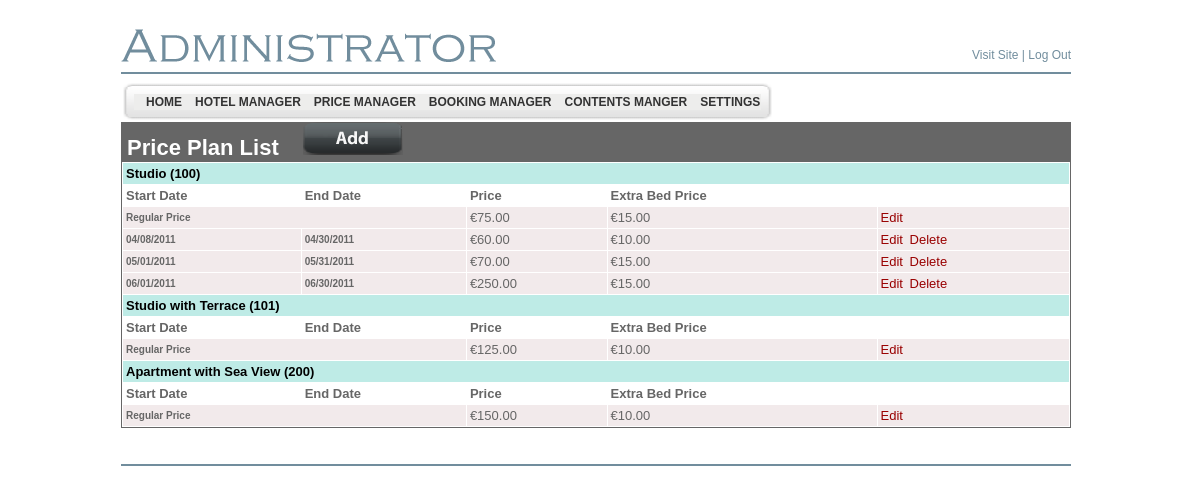
The app's page /LiculApartments/admin/room_price_list.php (signed in) with its own data.
### tables this page shows
CREATE TABLE `bsi_adminmenu` (
  `id` int(4) NOT NULL AUTO_INCREMENT,
  `name` varchar(200) NOT NULL DEFAULT '',
  `url` varchar(200) DEFAULT NULL,
  `menu_desc` varchar(200) NOT NULL DEFAULT '',
  `parent_id` int(4) DEFAULT '0',
  `status` enum('Y','N') DEFAULT 'Y',
  `ord` int(5) NOT NULL DEFAULT '0',
  `privileges` int(11) NOT NULL,
  PRIMARY KEY (`id`),
  UNIQUE KEY `kid` (`name`,`parent_id`)
);

CREATE TABLE `bsi_room_price` (
  `id` int(10) NOT NULL AUTO_INCREMENT,
  `room_id` int(10) NOT NULL,
  `start_date` date DEFAULT NULL,
  `end_date` date DEFAULT NULL,
  `price` decimal(10,2) NOT NULL DEFAULT '0.00',
  `extrabed` decimal(10,2) DEFAULT '0.00',
  `default_plan` tinyint(1) NOT NULL DEFAULT '0',
  PRIMARY KEY (`id`),
  KEY `priceplan` (`start_date`,`end_date`),
  KEY `UNQ_default_plan` (`room_id`) USING BTREE,
  CONSTRAINT `FK_room` FOREIGN KEY (`room_id`) REFERENCES `bsi_rooms` (`id`) ON DELETE CASCADE ON UPDATE CASCADE
);

CREATE TABLE `bsi_rooms` (
  `id` int(10) NOT NULL AUTO_INCREMENT,
  `room_number` varchar(255) NOT NULL,
  `room_name` text NOT NULL,
  `room_desc_en` text,
  `room_desc_hr` text,
  `room_desc_de` text,
  `room_desc_it` text,
  `extra_bed` tinyint(1) NOT NULL DEFAULT '0',
  `capacity` tinyint(2) NOT NULL,
  `is_apartment` tinyint(1) NOT NULL,
  PRIMARY KEY (`id`)
);

### LiculApartments/includes/SystemConfiguration.class.php (called while the page is built, shortened)
<?php
class SystemConfiguration
{
	private $config = array();
	private static $timeZoneKey = "conf_hotel_timezone";
	private static $currencySymbolKey = "conf_currency_symbol";
	private static $currencyBeforeAmountKey = "conf_currency_before_amount";
	private static $decimalSeparatorSymbolKey = "conf_decimal_symbol";
	private static $thousandSeparatorSymbolKey = "conf_thousand_symbol";
	public function __construct($fetchFromDb = true)
	{
		if ($fetchFromDb)
		{
			$selectQuery = mysql_query ("SELECT IFNULL(conf_key, false) AS conf_key, IFNULL(conf_value,false) AS conf_value FROM bsi_configure");
			while ($currentRow = mysql_fetch_assoc($selectQuery))
			{
				if ($currentRow["conf_key"])
				{
					if ($currentRow["conf_value"])
					{
						$this->config[trim ($currentRow["conf_key"])] = trim($currentRow["conf_value"]);
					}
					else
					{
						$this->config[trim($currentRow["conf_key"])] = false;
					}
				}
			}
			date_default_timezone_set($this->config[SystemConfiguration::$timeZoneKey]);
		}
	}
	public function getCurrencySymbol()
    {
        return $this->config[SystemConfiguration::$currencySymbolKey];
    }
	public function istCurrencyBeforeAmount()
    {
        return intval($this->config[SystemConfiguration::$currencyBeforeAmountKey]) == 1;
    }
	public function getDecimalPoint()
    {
        return $this->config[SystemConfiguration::$decimalSeparatorSymbolKey];
    }
	public function getThousandSeparator()
    {
        return $this->config[SystemConfiguration::$thousandSeparatorSymbolKey];
    }
	public function formatCurrency($amount)
    {
		$amount = floatval($amount);
		if ($this->istCurrencyBeforeAmount())
		{
			return $this->getCurrencySymbol() . number_format($amount, 2 , $this->getDecimalPoint(), $this->getThousandSeparator());
		}
		return number_format($amount, 2 , $this->getDecimalPoint(), $this->getThousandSeparator()) . $this->getCurrencySymbol();
    }
}
$systemConfiguration = new SystemConfiguration();
?>

### LiculApartments/admin/room_price_list.php (the view, shortened to what this page needs)
<?php
require_once ("../includes/SystemConfiguration.class.php");
global $systemConfiguration;
include ("header.php");
?>
</td>
</tr>
<tr>
	<td valign="top" align="left" width="100%">
		<table align="left" width="100%" border="0" cellspacing="0" cellpadding="0">
		    <tr>
		        <td align="left" valign="top" style="font-size: 12px; font-family: Arial, Helvetica, sans-serif;">
		            <table cellpadding="0" cellspacing="0" width="100%">
		                <tr bgcolor="#666666">
		                    <td align="left" valign="middle" width="100%" style="font-size: 22px;">
		                        <font color="#FFFFFF" face="Arial, Helvetica, sans-serif"><b>&nbsp;Price Plan List</b></font>&nbsp;&nbsp;&nbsp;
		                        <input type="image" value="Add New Price Plan" src="images/button_add.png"  name='SBMT_REG' onclick="javascript:window.location.href='room_price_add_edit.php'" />
		                    </td>
		                </tr>
		            </table>
		            <table width="100%" cellspacing="1" border="0" cellpadding="3" style="border: solid 1px #666666">
		            <?php
		            	$selectRoomPricesSql = "SELECT r.room_name, r.room_number, rp.id, DATE_FORMAT(rp.start_date, '%m/%d/%Y') as start_date, DATE_FORMAT(rp.end_date, '%m/%d/%Y') as end_date, rp.price, rp.extrabed, rp.default_plan, rp.room_id FROM bsi_rooms r, bsi_room_price rp WHERE r.id = rp.room_id ORDER by r.id, rp.default_plan DESC, rp.start_date";
						$selectRoomPricesQuery=mysql_query($selectRoomPricesSql);
						$previousRoom = "";
						while ($roomPricePlan = mysql_fetch_assoc($selectRoomPricesQuery))
						{
							$currentRoom = $roomPricePlan['room_name'] . " (" . $roomPricePlan['room_number'] . ")";
							if ($currentRoom != $previousRoom)
							{
								$previousRoom = $currentRoom;
					?>
								<tr bgcolor="#BEEBE6">
				                    <td colspan="5">
				                        <font color="#000000" face="Arial, Helvetica, sans-serif" size="2"><b><?= $currentRoom ?></b></font>
				                    </td>
			                	</tr>
			                	<tr bgcolor="#FFFFFF">
				                    <td scope="col" align="left">
				                        <b><font color="#666666" face="Verdana, Arial, Helvetica, sans-serif" size="2">Start Date</font></b>
				                    </td>
				                    <td scope="col" align="left">
				                        <b><font color="#666666" face="Verdana, Arial, Helvetica, sans-serif" size="2">End Date</font></b>
				                    </td>
				                    <td scope="col" align="left">
				                        <b><font color="#666666" face="Verdana, Arial, Helvetica, sans-serif" size="2">Price</font></b>
				                    </td>
				                    <td scope="col" align="left">
				                        <b><font color="#666666" face="Verdana, Arial, Helvetica, sans-serif" size="2">Extra Bed Price</font></b>
				                    </td>
				                    <td scope="col" class="bodytext_h">
				                    </td>
				                </tr>
					<?php
							}
					?>
							<tr class="odd" bgcolor="#f2eaeb">
					<?php
							if ($roomPricePlan['default_plan'] == 1)
							{
								$links = '<a href="rooms_add_edit.php?id=' . $roomPricePlan['room_id'] . '" style="text-decoration:none"><font color="#990000"  face="Verdana, Arial, Helvetica, sans-serif" size="2" >Edit</font></a>';
					?>
								<td align="left" colspan="2"><b><font color="#666666" face="Verdana, Arial, Helvetica, sans-serif" size="1">Regular Price</font></b></td>
					<?php
							}
							else
							{
								$links = '<a href="room_price_add_edit.php?id=' . $roomPricePlan['id'] . '" style="text-decoration:none"><font color="#990000"  face="Verdana, Arial, Helvetica, sans-serif" size="2" >Edit</font></a>';
								$links = $links . '&nbsp;&nbsp;<a href="room_price_delete.php?id=' . $roomPricePlan['id'] . '" style="text-decoration:none"><font color="#990000"  face="Verdana, Arial, Helvetica, sans-serif" size="2" onclick = "if (! confirm(\'Are you sure?\')) { return false; }">Delete</font></a>';
					?>
								<td align="left">
		                        	<b><font color="#666666" face="Verdana, Arial, Helvetica, sans-serif" size="1"><?= $roomPricePlan['start_date'] ?></font></b>
			                    </td>
			                    <td align="left">
			                        <b><font color="#666666" face="Verdana, Arial, Helvetica, sans-serif" size="1"><?= $roomPricePlan['end_date'] ?></font></b>
			                    </td>
					<?php
							}
					?>
								<td align="left">
			                        <font color="#666666" face="Verdana, Arial, Helvetica, sans-serif" size="2"><?= $systemConfiguration->formatCurrency($roomPricePlan['price']) ?></font>
			                    </td>
			                    <td align="left">
			                        <font color="#666666" face="Verdana, Arial, Helvetica, sans-serif" size="2"><?= $systemConfiguration->formatCurrency($roomPricePlan['extrabed']) ?></font>
			                    </td>
			                    <td align="left">
			                    	<?= $links ?>
			                    </td>
		                    </tr>
					<?php
						}
		            ?>
		            </table>
		        </td>
		    </tr>
		</table>
	</td>
</tr>
<?php
include ("footer.php");
?>
</table>
</body>
</html>

### LiculApartments/admin/header.php (shortened to what this page needs)
<!DOCTYPE html PUBLIC "-//W3C//DTD XHTML 1.0 Transitional//EN" "http://www.w3.org/TR/xhtml1/DTD/xhtml1-transitional.dtd">
<html xmlns="http://www.w3.org/1999/xhtml">
<head>
	<link href="style.css" rel="stylesheet" type="text/css" />
	<link href="style1.css" rel="stylesheet" type="text/css">
</head>
<body>
<table align="center" width="950" border="0" cellspacing="0"
	cellpadding="0">
	<tr>
		<td width="366">&nbsp;</td>
		<td width="584">&nbsp;</td>
	</tr>
	<tr>
		<td align="left" valign="bottom"><img src="images/adminis.gif" alt="" /></td>
		<td align="right" valign="bottom" class="bodyMenutext8pt"><a
			href="../index.php" target="_blank" class="bodyMenutext8pt">Visit
		Site</a> | <a href="logout.php" class="bodyMenutext8pt">Log Out</a></td>
	</tr>
	<tr>
		<td height="10"></td>
		<td></td>
	</tr>
	<tr>
		<td colspan="2" height="2" bgcolor="#718d9d"></td>
	</tr>
</table>
<table align="center" width="950" border="0" cellspacing="0" cellpadding="0">
	<tr>
		<td height="8"></td>
	</tr>
	<tr>
		<td align="left">
		<table border="0" style="background-image: url(images/menu_tile.gif);"
			cellspacing="0" cellpadding="0">
			<tr>
				<td><img src="images/menubar_left.gif" alt="" width="13" height="40" /></td>
				<td align="left" class="bodytext8pt">
				<div class="sample1">
				<div class="horz_menu">
<?php
$sql_parent = mysql_query("select * from bsi_adminmenu where parent_id=0 and status='Y' order by ord");
while ($row_parent = mysql_fetch_array($sql_parent))
{
	echo "<a id=\"" . $row_parent[0] . "\"      href=\"" . $row_parent[2] . "\">&nbsp;&nbsp;&nbsp;" . $row_parent[1] . "</a>";
}
?>
<br clear="both" />
				</div>
</div>
				</td>
				<td><img src="images/menubar_right.gif" alt="" width="13"
					height="40" /></td>
			</tr>
		</table>

### LiculApartments/admin/style.css (style rules this page uses)
.bodytext8pt { color: #000000; font-family: 'Tahoma', 'Arial', 'Verdana'; font-size: 8pt; font-weight: normal; margin: 0; line-height: 120% }
.bodyMenutext8pt { color: #718d9d; font-family: 'Verdana', 'Tahoma', 'Arial'; font-size: 12px; font-weight: normal; margin: 0; }
a.bodyMenutext8pt { color: #718d9d; font-weight: normal; text-decoration: none }
input { FONT-Size:9pt; color:#333333; font-family: 'Tahoma', 'Arial', 'MS Sans Serif', 'Verdana'; font-weight: normal; }
body { margin-top: 00; margin-bottom: 0; margin-left: 0; background-color: #FFFFFF; background-repeat: repeat-x; background-position; 0 0 }
a:link { text-decoration:none; font-color: #990000; font-family: Verdana, Arial, Helvetica, sans-serif; font-size: 2; }

### LiculApartments/admin/style1.css (style rules this page uses)
div.horz_menu a { display: block; float: left; }
div.sample1 div.horz_menu a, div.sample1 div.vert_menu a { padding: 1px 0px 1px 0px; background:#ededec; width:inherit; padding:2px; text-decoration: none; font-family:Arial, Helvetica, sans-serif; font-weight: 900; font-size: 12px; color: #333333; }
div.sample1 div.horz_menu a { margin-right: -1px; width:auto; }
a:link { text-decoration:none; font-color: #990000; font-family: Verdana, Arial, Helvetica, sans-serif; font-size: 2; }

### records on screen
bsi_adminmenu: name "HOME"
bsi_adminmenu: name "HOTEL MANAGER"
bsi_adminmenu: name "PRICE MANAGER"
bsi_adminmenu: name "BOOKING MANAGER"
bsi_adminmenu: name "CONTENTS MANGER"
bsi_adminmenu: name "SETTINGS"
bsi_room_price: room.room_number "Studio (100)", default_plan "Regular Price", price "€75.00", extrabed "€15.00"
bsi_room_price: start_date "04/08/2011", end_date "04/30/2011", price "€60.00", extrabed "€10.00"
bsi_room_price: start_date "05/01/2011", end_date "05/31/2011", price "€70.00", extrabed "€15.00"
bsi_room_price: start_date "06/01/2011", end_date "06/30/2011", price "€250.00", extrabed "€15.00"
bsi_room_price: room.room_number "Studio with Terrace (101)", default_plan "Regular Price", price "€125.00", extrabed "€10.00"
bsi_room_price: room.room_number "Apartment with Sea View (200)", default_plan "Regular Price", price "€150.00", extrabed "€10.00"
